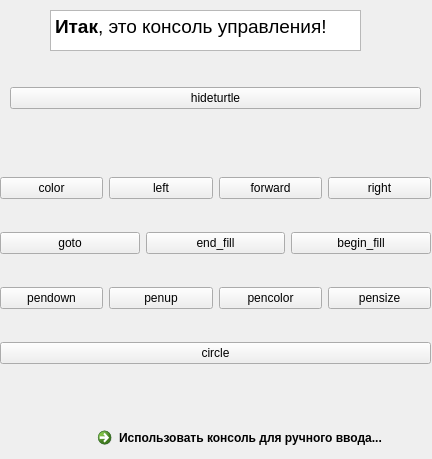
<?xml version="1.0" encoding="UTF-8"?>
<ui version="4.0">
 <class>MainWindow</class>
 <widget class="QMainWindow" name="MainWindow">
  <property name="geometry">
   <rect>
    <x>0</x>
    <y>0</y>
    <width>432</width>
    <height>459</height>
   </rect>
  </property>
  <property name="windowTitle">
   <string>MainWindow</string>
  </property>
  <widget class="QWidget" name="centralwidget">
   <widget class="QTextBrowser" name="textBrowser">
    <property name="geometry">
     <rect>
      <x>50</x>
      <y>10</y>
      <width>311</width>
      <height>41</height>
     </rect>
    </property>
    <property name="html">
     <string>&lt;!DOCTYPE HTML PUBLIC &quot;-//W3C//DTD HTML 4.0//EN&quot; &quot;http://www.w3.org/TR/REC-html40/strict.dtd&quot;&gt;
&lt;html&gt;&lt;head&gt;&lt;meta name=&quot;qrichtext&quot; content=&quot;1&quot; /&gt;&lt;style type=&quot;text/css&quot;&gt;
p, li { white-space: pre-wrap; }
&lt;/style&gt;&lt;/head&gt;&lt;body style=&quot; font-family:'Noto Sans'; font-size:10pt; font-weight:400; font-style:normal;&quot;&gt;
&lt;p style=&quot; margin-top:0px; margin-bottom:0px; margin-left:0px; margin-right:0px; -qt-block-indent:0; text-indent:0px;&quot;&gt;&lt;span style=&quot; font-size:14pt; font-weight:600;&quot;&gt;Итак&lt;/span&gt;&lt;span style=&quot; font-size:14pt;&quot;&gt;, это консоль управления!&lt;/span&gt;&lt;/p&gt;&lt;/body&gt;&lt;/html&gt;</string>
    </property>
   </widget>
   <widget class="QWidget" name="verticalLayoutWidget">
    <property name="geometry">
     <rect>
      <x>10</x>
      <y>60</y>
      <width>411</width>
      <height>76</height>
     </rect>
    </property>
    <layout class="QVBoxLayout" name="verticalLayout">
     <item>
      <widget class="QPushButton" name="hideturtle">
       <property name="text">
        <string>hideturtle</string>
       </property>
      </widget>
     </item>
    </layout>
   </widget>
   <widget class="QCommandLinkButton" name="console">
    <property name="geometry">
     <rect>
      <x>90</x>
      <y>420</y>
      <width>341</width>
      <height>41</height>
     </rect>
    </property>
    <property name="text">
     <string>Использовать консоль для ручного ввода...</string>
    </property>
   </widget>
   <widget class="QWidget" name="verticalLayoutWidget_2">
    <property name="geometry">
     <rect>
      <x>0</x>
      <y>150</y>
      <width>431</width>
      <height>241</height>
     </rect>
    </property>
    <layout class="QVBoxLayout" name="verticalLayout_2">
     <item>
      <layout class="QHBoxLayout" name="horizontalLayout">
       <item>
        <widget class="QPushButton" name="color">
         <property name="text">
          <string>color</string>
         </property>
        </widget>
       </item>
       <item>
        <widget class="QPushButton" name="left">
         <property name="text">
          <string>left</string>
         </property>
        </widget>
       </item>
       <item>
        <widget class="QPushButton" name="forward">
         <property name="text">
          <string>forward</string>
         </property>
        </widget>
       </item>
       <item>
        <widget class="QPushButton" name="right">
         <property name="text">
          <string>right</string>
         </property>
        </widget>
       </item>
      </layout>
     </item>
     <item>
      <layout class="QHBoxLayout" name="horizontalLayout_3">
       <item>
        <widget class="QPushButton" name="goto_2">
         <property name="text">
          <string>goto</string>
         </property>
        </widget>
       </item>
       <item>
        <widget class="QPushButton" name="end_fill">
         <property name="text">
          <string>end_fill</string>
         </property>
        </widget>
       </item>
       <item>
        <widget class="QPushButton" name="begin_fill">
         <property name="text">
          <string>begin_fill</string>
         </property>
        </widget>
       </item>
      </layout>
     </item>
     <item>
      <layout class="QHBoxLayout" name="horizontalLayout_2">
       <item>
        <widget class="QPushButton" name="pendown">
         <property name="text">
          <string>pendown</string>
         </property>
        </widget>
       </item>
       <item>
        <widget class="QPushButton" name="penup">
         <property name="text">
          <string>penup</string>
         </property>
        </widget>
       </item>
       <item>
        <widget class="QPushButton" name="pencolor">
         <property name="text">
          <string>pencolor</string>
         </property>
        </widget>
       </item>
       <item>
        <widget class="QPushButton" name="pensize">
         <property name="text">
          <string>pensize</string>
         </property>
        </widget>
       </item>
      </layout>
     </item>
     <item>
      <layout class="QHBoxLayout" name="horizontalLayout_4">
       <item>
        <widget class="QPushButton" name="circle">
         <property name="text">
          <string>circle</string>
         </property>
        </widget>
       </item>
      </layout>
     </item>
    </layout>
   </widget>
  </widget>
 </widget>
 <resources/>
 <connections/>
</ui>
